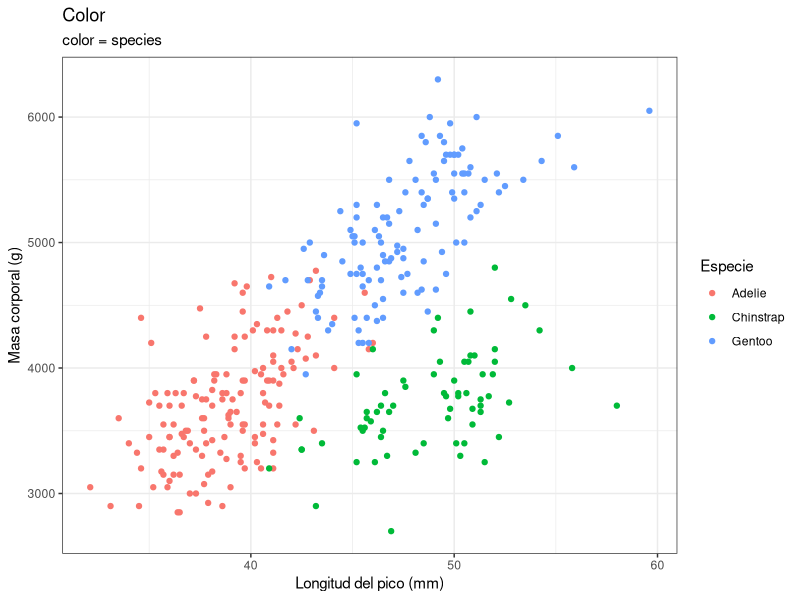
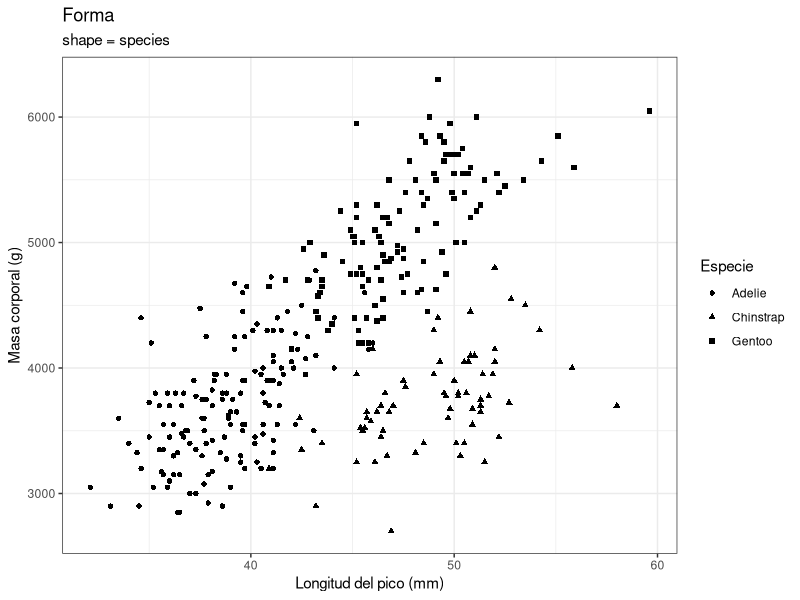
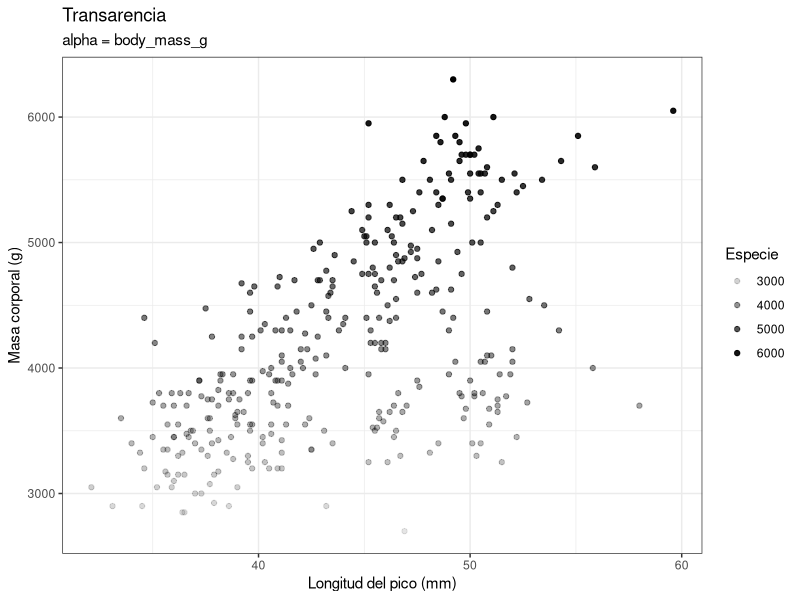
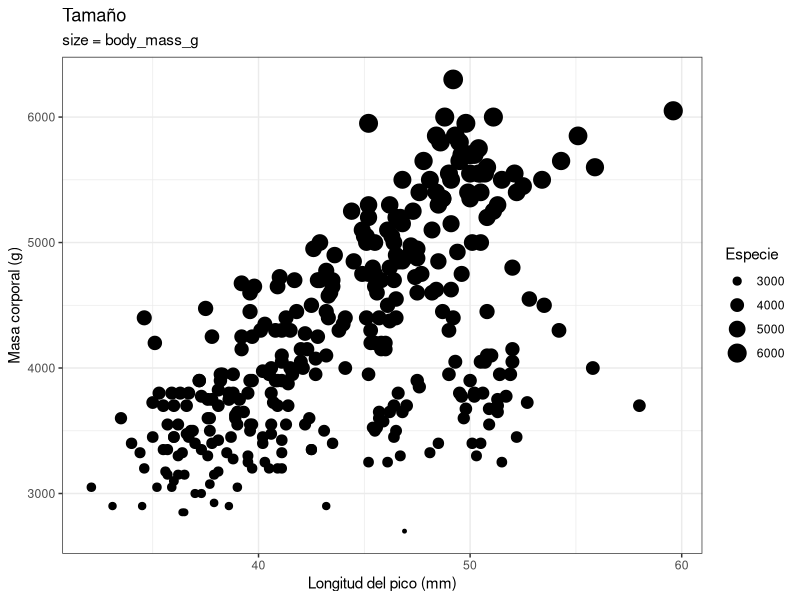
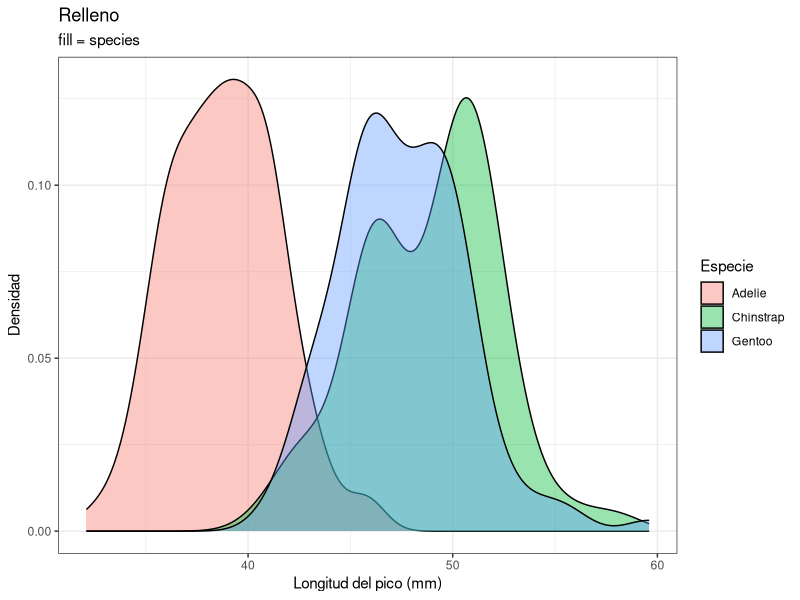
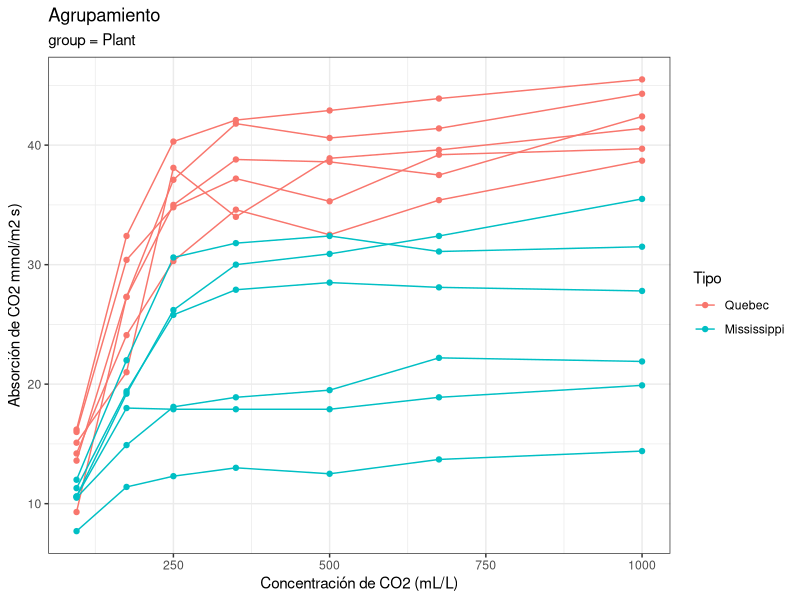
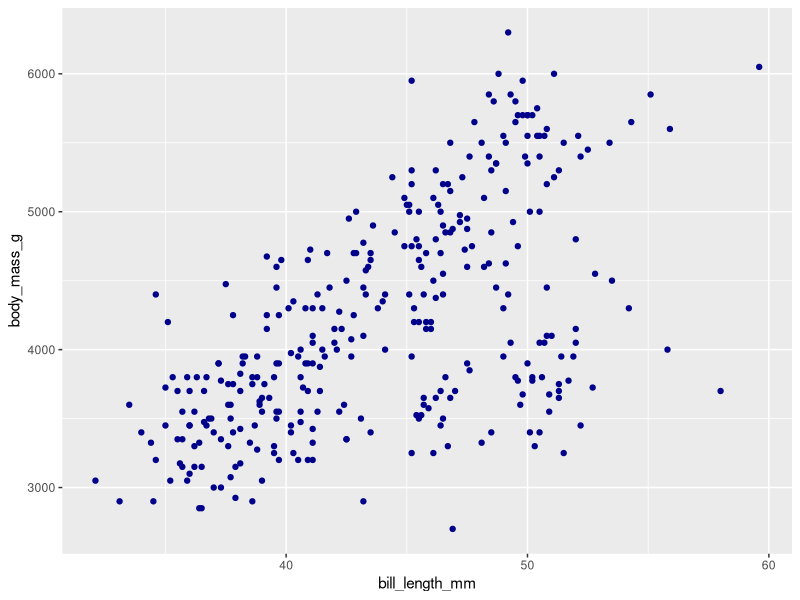
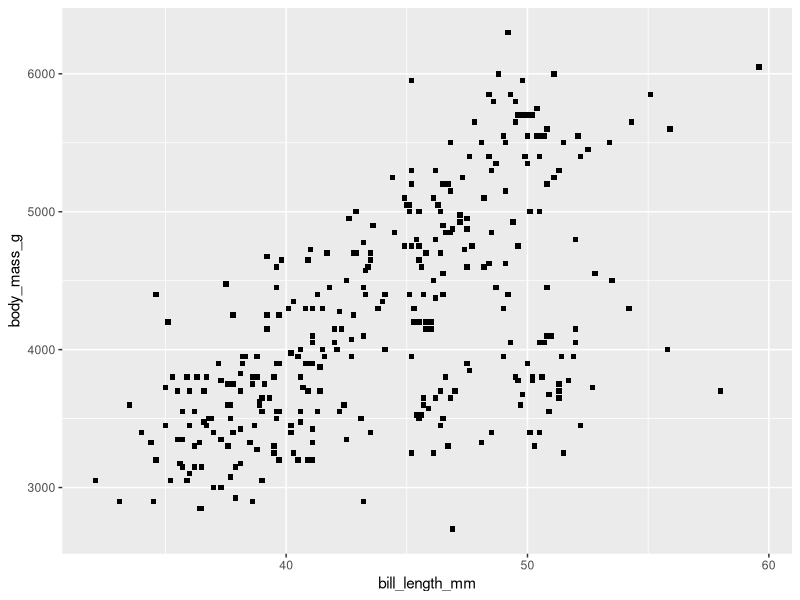

The R source for these figures, in order:
## ---- chunk 1
#| echo: false
#| warning: false
#| message: false
#| label: fig-aes 
#| fig-cap: "Los Aesthetics nos permiten representar diferentes variables en un solo gráfico"
#| fig-subcap: 
#|   - "Color"
#|   - "Forma"
#|   - "Transparencia"
#|   - "Tamaño"
#|   - "Relleno"
#|   - "Agrupamiento"
#| layout-ncol: 2


library(tidyverse)


penguis <- read_csv("data/palmer_penguins.csv") |> 
  na.omit()

pp <- ggplot(data = penguis, aes(x = bill_length_mm, y = body_mass_g))+
  theme_bw()

# color
pp + 
  geom_point(aes(color = species)) +
  labs(title = "Color", 
       subtitle = "color = species",
       x = "Longitud del pico (mm)",
       y = "Masa corporal (g)",
       color = "Especie")

# shape
pp + 
  geom_point(aes(shape = species)) +
  labs(title = "Forma", 
       subtitle = "shape = species",
       x = "Longitud del pico (mm)",
       y = "Masa corporal (g)",
       shape = "Especie")

# transparencia
pp + 
  geom_point(aes(alpha = body_mass_g)) +
  labs(title = "Transarencia", 
       subtitle = "alpha = body_mass_g",
       x = "Longitud del pico (mm)",
       y = "Masa corporal (g)",
       alpha = "Especie")

# tamaño
pp + 
  geom_point(aes(size = body_mass_g)) +
  labs(title = "Tamaño", 
       subtitle = "size = body_mass_g",
       x = "Longitud del pico (mm)",
       y = "Masa corporal (g)",
       size = "Especie")

# relleno
ggplot(penguis, aes(x = bill_length_mm, fill = species))+
  geom_density(alpha = 0.4)+
  theme_bw()+
  labs(title = "Relleno",
       subtitle = "fill = species",
       x = "Longitud del pico (mm)",
       y = "Densidad",
       fill = "Especie")

# grouping
CO2 |> 
  ggplot(aes(x = conc, y = uptake, group = Plant, color = Type))+
  geom_line()+
  geom_point()+
  theme_bw()+
  labs(title = "Agrupamiento",
       subtitle = "group = Plant",
       x = "Concentración de CO2 (mL/L)",
       y = "Absorción de CO2 mmol/m2 s)",
       color = "Tipo")

## ---- chunk 2
#| message: false
#| warning: false
library(tidyverse)

#abrir la base de datos de pingüinos
penguins <- read_csv("data/palmer_penguins.csv") |> 
  na.omit()
## ---- chunk 3
#| message: false
#| warning: false
ggplot(data = penguins)+
  geom_point(aes(x = bill_length_mm, y = body_mass_g), 
             color = "darkblue")
## ---- chunk 4
#| message: false
#| warning: false
ggplot(data = penguins)+
  geom_point(aes(x = bill_length_mm, y = body_mass_g), 
             shape = 15)
## ---- chunk 5
#| message: false
#| warning: false
#| echo: false
#| fig-align: center
#| 
ggpubr::show_point_shapes()+
  theme_void()+
  labs(title = " ")
## ---- chunk 6
pp <- ggplot(penguins)+
  geom_point(aes(x = bill_length_mm, y = body_mass_g, color = species))

# ajustamos el color con scale_color_manual()
pp +
  scale_color_manual(values = c("grey55", "orange", "lightblue"))

## ---- chunk 7
pp2 <- ggplot(penguins)+
  geom_point(aes(x = bill_length_mm, y = body_mass_g, 
                 color = body_mass_g))
pp2

# ajustar manualmente el gradiente
pp2 +
  scale_color_gradient(low = "blue", high = "red")

## ---- chunk 8
#| fig-align: center
#| fig-cap: "Paleta de colores de RColorBrewer"
#| fig-width: 12
#| fig-height: 12
#| echo: false
library(RColorBrewer)
display.brewer.all()
## ---- chunk 9
#| warning: false
#| message: false
#| 
library(RColorBrewer)
library(viridis)

paleta_brewer <- brewer.pal(name = "Dark2", n = 3)
paleta_virids <- viridis(n = 3)

# usar paleta de RColorBrewer
pp +
  scale_color_manual(values = paleta_brewer)

# Usar paletta de Viridis
pp + 
  scale_color_manual(values = paleta_virids)
## ---- chunk 10
# usar RColorBrewer
pp +
  scale_color_brewer(palette = "Dark2")

# usar Viridis
pp +
  scale_color_viridis(discrete = TRUE,option = "viridis")

## ---- chunk 11
pp2 +
  scale_color_distiller(palette = 5)


pp2 +
  scale_colour_viridis_c(option = "magma")
## ---- chunk 12
ggplot(penguins)+
  geom_point(aes(x = bill_length_mm, y = body_mass_g, color = species)) + 
  facet_wrap(~ sex)
## ---- chunk 13
ggplot(penguins)+
  geom_point(aes(x = bill_length_mm, y = body_mass_g, color = species)) + 
  facet_wrap(~ island)
## ---- chunk 14
ggplot(penguins)+
  geom_point(aes(x = bill_length_mm, y = body_mass_g, color = species)) +
  facet_wrap(~ island, ncol = 1)
## ---- chunk 15
ggplot(penguins)+
  geom_point(aes(x = bill_length_mm, y = body_mass_g, color = species)) +
  facet_grid(sex ~ island)
## ---- chunk 16
ggplot(penguins)+
  geom_point(aes(x = bill_length_mm, y = body_mass_g, color = species)) + 
  facet_wrap(~ island, scales = "free_y")
## ---- chunk 17
ggplot(penguins)+
  geom_point(aes(x = bill_length_mm, y = body_mass_g, color = species)) + 
  facet_wrap(~ island, scale = "free_x")

## ---- chunk 18
ggplot(penguins)+
  geom_point(aes(x = bill_length_mm, y = body_mass_g, color = species)) + 
  facet_wrap(~ island, scales = "free")
## ---- chunk 19
#| include: true
#| code-fold: true
#| code-summary: "ver codigo"
#| eval: true

penguins_noisland <- penguins %>% 
  select(-island)

ggplot(data = penguins, aes(x = bill_length_mm, y = body_mass_g))+
  geom_point(data = penguins_noisland, color = "grey75")+
  geom_point(aes(color = island))+
  facet_wrap(~island) 



## ---- chunk 20
#| echo: false
#| warning: false
#| message: false
#| label: fig-theme 
#| fig-cap: "Algunos ejemplos de los diferentes themes prediseñados"
#| fig-subcap: 
#|   - "grey"
#|   - "classic"
#|   - "bw"
#|   - "light"
#|   - "minimal"
#|   - "void"
#| layout-ncol: 2


pp +
  theme_grey()+
  labs(title = "theme_grey")

pp + 
  theme_classic()+
  labs(title = "theme_classic()")

pp +
  theme_bw()+
  labs(title = "theme_bw()")

pp + 
  theme_light()+
  labs(title = "theme_light")

pp +
  theme_minimal()+
  labs(title = "theme_minimal()")

pp + 
  theme_void()+
  labs(title = "theme_void")



## ---- chunk 21
pp + 
  theme_minimal()+
  theme(panel.grid.minor = element_blank())
## ---- chunk 22
pp +
  theme_minimal()+
  theme(panel.grid.minor = element_blank(),
        legend.position = "top")
## ---- chunk 23
pp + 
  theme(axis.title = element_text(size = 16, color = "red"))
## ---- chunk 24
pp +
  theme(panel.grid = element_line(linetype = "dashed", color = "red"))
## ---- chunk 25
pp +
  theme(panel.background = element_rect(fill = "lightblue", color = "red"))
## ---- chunk 26
pp +
  theme(panel.grid.minor = element_blank())
## ---- chunk 27
#| layout-ncol: 2

pp +
  theme(legend.position = "top")


pp + 
  theme(legend.position = "none")
## ---- chunk 28
pp +
  labs(x = "Longitud del pico (mm)",
       y = "Masa corporal (g)",
       color = "Especie",
       title = "Relación entre la longitud del pico y masa corporal",
       subtitle = "Especies Adelie, Chinstrap y Gentoo",
       caption = "Datos: Palmer Penguins")
